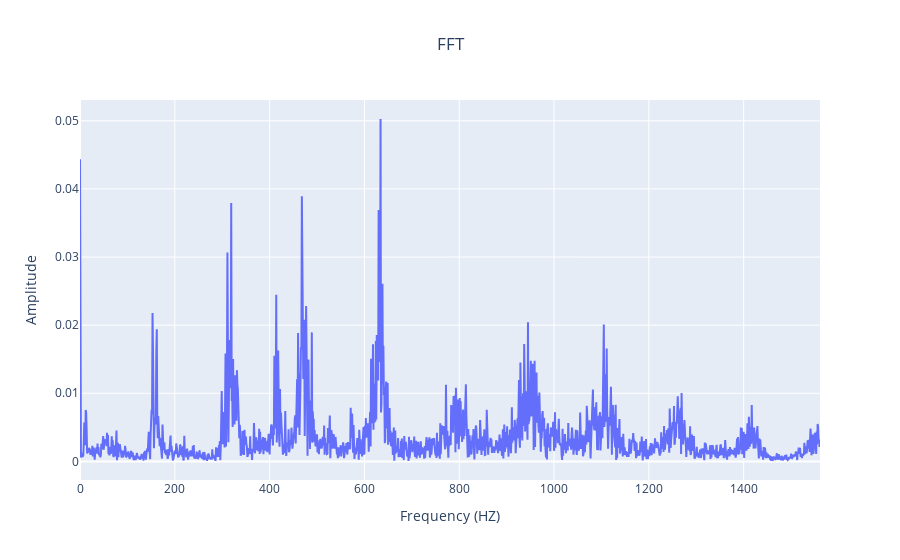

This figure's notebook cell:
### Code cell
fig=go.Figure()
fig.add_trace(go.Scatter(x=f[:int(len(X_mag)//2)],y=X_mag[:int(len(X_mag)//2)],mode='lines',name = 'fft'))
fig.update_layout(hovermode="x")
fig.update_layout(xaxis=dict(showgrid=True),yaxis=dict(showgrid=True),title={'text':'FFT','xanchor':'center','x':0.5})
fig.update_xaxes(title_text='Frequency (HZ)')
fig.update_yaxes(title_text='Amplitude')

### Figure 1 — Plotly figure (JSON) as saved in the notebook; plotly's stock layout.template omitted (floating-point values rounded to 4 significant figures; data arrays with more than 128 entries replaced by an {"elided": "..."} marker saying what was removed)
{"data": [{"mode": "lines", "name": "fft", "type": "scatter", "x": {"elided": "1562 int values"}, "y": {"elided": "1562 float values"}}], "layout": {"hovermode": "x", "title": {"text": "FFT", "x": 0.5, "xanchor": "center"}, "xaxis": {"showgrid": true, "title": {"text": "Frequency (HZ)"}}, "yaxis": {"showgrid": true, "title": {"text": "Amplitude"}}}}
